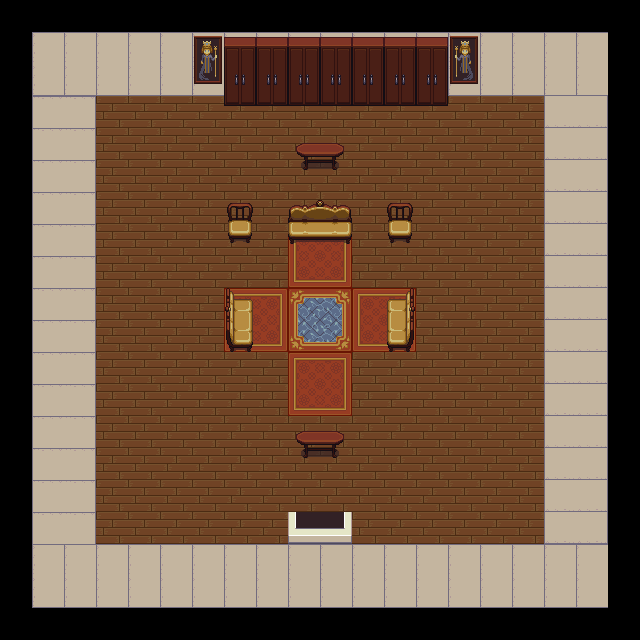

This is a level from a 2D game, rendered from its Tiled map with the project's own tilesets. A one-line summary and the complete map file follow:
An orthogonal 20x20 tile map with 32x32 px tiles, 4 tile layers (Tile Layer 1, Tile Layer 3, Tile Layer 2, Collide), 4 tilesets and 1 object.

<map version="1.0" orientation="orthogonal" renderorder="right-down" width="20" height="20" tilewidth="32" tileheight="32" nextobjectid="1">
 <tileset firstgid="1" name="Inside_A2" tilewidth="32" tileheight="32" tilecount="192" columns="16">
  <image source="TileSets/Tilesets/Inside_A2.png" width="512" height="384" />
 </tileset>
 <tileset firstgid="193" name="Inside_B" tilewidth="32" tileheight="32" tilecount="256" columns="16">
  <image source="TileSets/Tilesets/Inside_B.png" width="512" height="512" />
 </tileset>
 <tileset firstgid="449" name="Inside_A4" tilewidth="32" tileheight="32" tilecount="240" columns="16">
  <image source="TileSets/Tilesets/Inside_A4.png" width="512" height="480" />
 </tileset>
 <tileset firstgid="689" name="Outside_B" tilewidth="32" tileheight="32" tilecount="256" columns="16">
  <image source="TileSets/Tilesets/Outside_B.png" width="512" height="512" />
  <tile id="174">
   <objectgroup draworder="index">
    <object id="1" x="0" y="0" width="31.9375" height="32" />
   </objectgroup>
  </tile>
 </tileset>
 <layer name="Tile Layer 1" width="20" height="20">
  <data encoding="csv">
0,0,0,0,0,0,0,0,0,0,0,0,0,0,0,0,0,0,0,0,
0,0,0,0,0,0,0,0,0,0,0,0,0,0,0,0,0,0,0,0,
0,0,0,0,0,0,0,0,0,0,0,0,0,0,0,0,0,0,0,0,
0,0,0,2,2,2,2,2,2,2,2,2,2,2,2,2,2,0,0,0,
0,0,0,2,2,18,18,18,18,18,18,18,18,18,18,2,2,0,0,0,
0,0,0,2,2,34,34,34,34,34,34,34,34,34,34,2,2,0,0,0,
0,0,0,2,2,2,2,2,2,2,2,2,34,34,34,2,2,0,0,0,
0,0,0,2,2,18,18,18,18,2684354599,3221225511,2,34,2,34,2,2,0,0,0,
0,0,0,2,2,34,34,34,34,39,1610612775,2,34,18,34,2,18,0,0,0,
0,0,0,2,2,34,18,2684354599,3221225511,21,22,2684354599,3221225511,34,34,2,34,0,0,0,
0,0,0,2,2,34,34,39,1610612775,37,38,39,1610612775,2,34,2,2,0,0,0,
0,0,0,2,2,2,34,34,34,2684354599,3221225511,18,34,18,34,18,2,0,0,0,
0,0,0,2,2,2,18,2,2,39,1610612775,34,34,34,34,34,2,0,0,0,
0,0,0,2,18,2,2,2,2,18,18,34,18,34,18,18,2,0,0,0,
0,0,0,2,2,2,2,2,18,2,2,2,2,2,2,2,2,0,0,0,
0,0,0,18,18,18,18,18,34,18,18,18,18,18,18,18,18,0,0,0,
0,0,0,34,34,34,34,34,34,34,34,34,34,34,34,34,34,0,0,0,
0,0,0,0,0,0,0,0,0,0,0,0,0,0,0,0,0,0,0,0,
0,0,0,0,0,0,0,0,0,0,0,0,0,0,0,0,0,0,0,0,
0,0,0,0,0,0,0,0,0,0,0,0,0,0,0,0,0,0,0,0
</data>
 </layer>
 <layer name="Tile Layer 3" width="20" height="20">
  <data encoding="csv">
864,864,864,864,864,864,864,864,864,864,864,864,864,864,864,864,864,864,864,864,
864,2684355081,2684355081,2684355081,2684355081,2684355081,2684355081,2684355081,2684355081,2684355081,2684355081,2684355081,2684355081,2684355081,2684355081,2684355081,2684355081,2684355081,2684355081,864,
864,2684355082,2684355082,2684355082,2684355082,2684355082,2684355082,2684355082,2684355082,2684355082,2684355082,2684355082,2684355082,2684355082,2684355082,2684355082,2684355082,2684355082,2684355082,864,
864,3221225994,3221225993,0,0,0,0,0,0,0,0,0,0,0,0,0,0,521,522,864,
864,3221225994,3221225993,0,0,0,0,0,0,0,0,0,0,0,0,0,0,521,522,864,
864,3221225994,3221225993,0,0,0,0,0,0,0,0,0,0,0,0,0,0,521,522,864,
864,3221225994,3221225993,0,0,0,0,0,0,0,0,0,0,0,0,0,0,521,522,864,
864,3221225994,3221225993,0,0,0,0,0,0,0,0,0,0,0,0,0,0,521,522,864,
864,3221225994,3221225993,0,0,0,0,0,0,0,0,0,0,0,0,0,0,521,522,864,
864,3221225994,3221225993,0,0,0,0,0,0,0,0,0,0,0,0,0,0,521,522,864,
864,3221225994,3221225993,0,0,0,0,0,0,0,0,0,0,0,0,0,0,521,522,864,
864,3221225994,3221225993,0,0,0,0,0,0,0,0,0,0,0,0,0,0,521,522,864,
864,3221225994,3221225993,0,0,0,0,0,0,0,0,0,0,0,0,0,0,521,522,864,
864,3221225994,3221225993,0,0,0,0,0,0,0,0,0,0,0,0,0,0,521,522,864,
864,3221225994,3221225993,0,0,0,0,0,0,0,0,0,0,0,0,0,0,521,522,864,
864,3221225994,3221225993,0,0,0,0,0,0,0,0,0,0,0,0,0,0,521,522,864,
864,3221225994,3221225993,0,0,0,0,0,0,0,0,0,0,0,0,0,0,521,522,864,
864,2684355081,2684355081,2684355081,2684355081,2684355081,2684355081,2684355081,2684355081,2684355081,2684355081,2684355081,2684355081,2684355081,2684355081,2684355081,2684355081,2684355081,2684355081,864,
864,2684355082,2684355082,2684355082,2684355082,2684355082,2684355082,2684355082,2684355082,2684355082,2684355082,2684355082,2684355082,2684355082,2684355082,2684355082,2684355082,2684355082,2684355082,864,
864,864,864,864,864,864,864,864,864,864,864,864,864,864,864,864,864,864,864,864
</data>
 </layer>
 <layer name="Tile Layer 2" width="20" height="20">
  <data encoding="csv">
0,0,0,0,0,0,0,0,0,0,0,0,0,0,0,0,0,0,0,0,
0,0,0,0,0,0,2147483873,253,253,253,253,253,253,253,225,0,0,0,0,0,
0,0,0,0,0,0,2147483889,269,269,269,269,269,269,269,241,0,0,0,0,0,
0,0,0,0,0,0,0,285,285,285,285,285,285,285,0,0,0,0,0,0,
0,0,0,0,0,0,0,0,0,311,312,0,0,0,0,0,0,0,0,0,
0,0,0,0,0,0,0,0,0,327,328,0,0,0,0,0,0,0,0,0,
0,0,0,0,0,0,0,391,0,389,390,0,391,0,0,0,0,0,0,0,
0,0,0,0,0,0,0,407,0,405,406,0,407,0,0,0,0,0,0,0,
0,0,0,0,0,0,0,0,0,0,0,0,0,0,0,0,0,0,0,0,
0,0,0,0,0,0,0,387,0,0,0,0,388,0,0,0,0,0,0,0,
0,0,0,0,0,0,0,403,0,0,0,0,404,0,0,0,0,0,0,0,
0,0,0,0,0,0,0,0,0,0,0,0,0,0,0,0,0,0,0,0,
0,0,0,0,0,0,0,0,0,0,0,0,0,0,0,0,0,0,0,0,
0,0,0,0,0,0,0,0,0,311,312,0,0,0,0,0,0,0,0,0,
0,0,0,0,0,0,0,0,0,327,328,0,0,0,0,0,0,0,0,0,
0,0,0,0,0,0,0,0,0,0,0,0,0,0,0,0,0,0,0,0,
0,0,0,0,0,0,0,0,0,481,482,0,0,0,0,0,0,0,0,0,
0,0,0,0,0,0,0,0,0,0,0,0,0,0,0,0,0,0,0,0,
0,0,0,0,0,0,0,0,0,0,0,0,0,0,0,0,0,0,0,0,
0,0,0,0,0,0,0,0,0,0,0,0,0,0,0,0,0,0,0,0
</data>
 </layer>
 <layer name="Collide" width="20" height="20" opacity="0">
  <data encoding="csv">
0,0,0,0,0,0,0,0,0,0,0,0,0,0,0,0,0,0,0,0,
0,0,0,0,0,0,0,0,0,0,0,0,0,0,0,0,0,0,0,0,
0,0,863,863,863,863,863,863,863,863,863,863,863,863,863,863,863,863,0,0,
0,0,863,0,0,0,0,0,0,0,0,0,0,0,0,0,0,863,0,0,
0,0,863,0,0,0,0,0,0,0,0,0,0,0,0,0,0,863,0,0,
0,0,863,0,0,0,0,0,0,0,0,0,0,0,0,0,0,863,0,0,
0,0,863,0,0,0,0,0,0,0,0,0,0,0,0,0,0,863,0,0,
0,0,863,0,0,0,0,0,0,0,0,0,0,0,0,0,0,863,0,0,
0,0,863,0,0,0,0,0,0,0,0,0,0,0,0,0,0,863,0,0,
0,0,863,0,0,0,0,0,0,0,0,0,0,0,0,0,0,863,0,0,
0,0,863,0,0,0,0,0,0,0,0,0,0,0,0,0,0,863,0,0,
0,0,863,0,0,0,0,0,0,0,0,0,0,0,0,0,0,863,0,0,
0,0,863,0,0,0,0,0,0,0,0,0,0,0,0,0,0,863,0,0,
0,0,863,0,0,0,0,0,0,0,0,0,0,0,0,0,0,863,0,0,
0,0,863,0,0,0,0,0,0,0,0,0,0,0,0,0,0,863,0,0,
0,0,863,0,0,0,0,0,0,0,0,0,0,0,0,0,0,863,0,0,
0,0,863,0,0,0,0,0,0,0,0,0,0,0,0,0,0,863,0,0,
0,0,863,863,863,863,863,863,863,863,863,863,863,863,863,863,863,863,0,0,
0,0,0,0,0,0,0,0,0,0,0,0,0,0,0,0,0,0,0,0,
0,0,0,0,0,0,0,0,0,0,0,0,0,0,0,0,0,0,0,0
</data>
 </layer>
</map>
